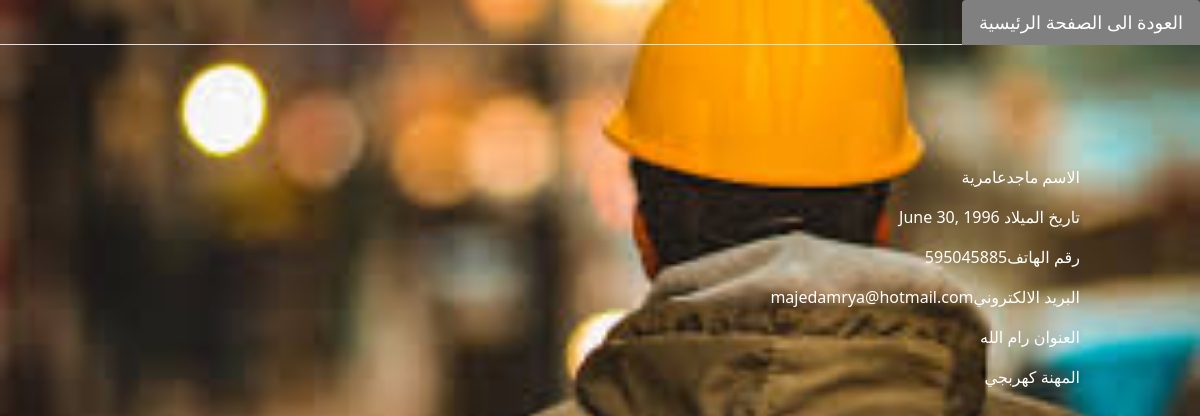
The app's page /show/1 with its own data.
### login/models.py (models this page shows, shortened)
class Worker(models.Model):
    first_name=models.CharField(max_length=45)
    last_name=models.CharField(max_length=45)
    email=models.EmailField(max_length=45)
    password=models.CharField(max_length=10)
    birthdate=BirthdayField()
    created_at = models.DateTimeField(auto_now_add=True)
    updated_at = models.DateTimeField(auto_now=True)
    objects1 = BirthdayManager()
    objects = WorkManager()

### work/models.py (models this page shows, shortened)
class Skill(models.Model):
    address=models.CharField(max_length=100)
    phone=models.IntegerField(default=0)
    mobile1=models.IntegerField(default=0)
    mobile2=models.IntegerField(default=0)
    nickname=models.CharField(max_length=45, null = True, blank = True, default = "nickname")
    facebook=models.CharField(max_length=45)
    whatsapp=models.CharField(max_length=45)
    worker=models.ForeignKey(Worker,related_name="skills",on_delete=models.CASCADE)
    categoty=models.ForeignKey(Skill_cat,related_name="cats",on_delete=models.CASCADE)
    community=models.ForeignKey(Community,related_name="communities",on_delete=models.CASCADE)
    city=models.ForeignKey(City,related_name="cities",on_delete=models.CASCADE)
    education=models.ForeignKey(Education,related_name="educations",on_delete=models.CASCADE)
    created_at = models.DateTimeField(auto_now_add=True)
    updated_at = models.DateTimeField(auto_now=True)
    objects = SkillManager()

class Skill_cat(models.Model):
    categoty=models.CharField(max_length=45)
    created_at = models.DateTimeField(auto_now_add=True)
    updated_at = models.DateTimeField(auto_now=True)
    def __str__(self):
        return f"{self.categoty}"

### work/views.py (the view)
# urls.py: path('show/<int:worker_id>',views.show_worker),
def show_worker(request,worker_id):
    skill=models.get_skill(worker_id)
    worker=models.get_worker(worker_id)
    context={
        'skills':skill,
        'this_worker':worker,
    }
    return render(request,"view.html",context)

### work/models.py (called while the page is built)
def get_worker(info):
    return Worker.objects.get(id=info)

def get_skill(info):
    return Skill.objects.get(id=info)

### work/templates/view.html (shortened to what this page needs)
<!DOCTYPE html>
<html lang="ar" dir="rtl">
<head>
    {% load static %}
    <link rel="stylesheet" href="{% static 'css/style.css' %}">
    <link rel="stylesheet" href="https://cdn.jsdelivr.net/npm/bootstrap@5.1.3/dist/css/bootstrap.rtl.min.css">
</head>
<body class="page3">
    <nav>
        <div class="nav nav-tabs" id="nav-tab" role="tablist">
          <form action="/dashbord" method="post">
          <button class="nav-link" id="nav-home-tab" data-bs-toggle="tab" data-bs-target="#nav-contact" type="submit" role="tab" aria-controls="nav-contact"> العودة الى الصفحة الرئيسية</button>
          </form>
        </div>
      </nav>
    <main class="view">
 <p>الاسم {{this_worker.first_name}}{{this_worker.last_name}} </p>
 <p>تاريخ الميلاد {{this_worker.birthdate}}</p>
 <p>رقم الهاتف{{skills.mobile1}}</p>
 <p> البريد الالكتروني{{this_worker.email}}</p>
 <p> العنوان {{skills.address}}</p>
 <p> المهنة {{skills.categoty}}</p>
</main>
</body>
</html>

### work/static/css/style.css (style rules this page uses)
main { width: 80%; height: 50%; margin: 5% auto; }
button { color: white; }
#nav-home-tab { background-color: gray; font-size: large; color: white; }
.page3 { background-image: url('../img/13.jpg'); background-position: center; background-repeat: no-repeat; background-size: cover; height: 100%; }
.view { color: white; margin: 10% auto; }

### records on screen
Worker: first_name "ماجد", last_name "عامرية", birthdate "June 30, 1996", email "majedamrya@hotmail.com"
Skill: mobile1 "595045885", address "رام الله", categoty "كهربجي"
